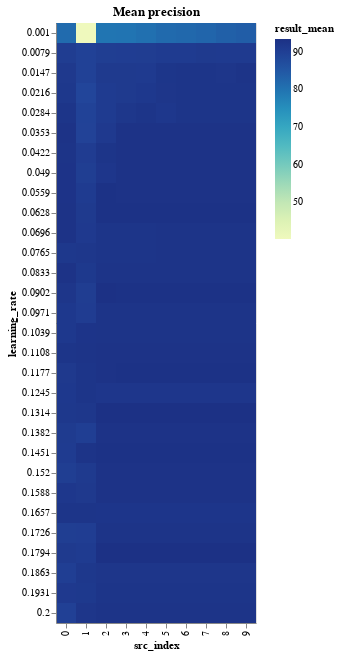

Notebook cell for this chart:
### Code cell
learning_rate_results_encoding = {
    "x": "src_index:O",
    "y": "learning_rate:O",
    "color": "result_mean:Q",
}
learning_rate_results_tooltip = [
    "result_mean",
    "result_std",
    "neurons",
    "layers",
    "epochs",
    "learning_rate",
    "src_index",
]
LEARNING_RATE_BINS = np.array_split(
    LEARNING_RATE_RANGE, LEARNING_RATE_RANGE.max() // LEARNING_RATE_BIN_SIZE + 1
)


def binified_learning_rate_heatmap(title, lr_df):
    return binified_heatmap(
        title,
        lr_df,
        "learning_rate",
        LEARNING_RATE_BINS,
        learning_rate_results_tooltip,
        **learning_rate_results_encoding
    )


binified_learning_rate_heatmap("Mean precision", learning_rate_results_df)

### Figure 1 — Vega-Lite specification as saved in the notebook (floating-point values rounded to 4 significant figures; data arrays with more than 128 entries replaced by an {"elided": "..."} marker saying what was removed)
{"config": {"view": {"continuousWidth": 400, "continuousHeight": 300}}, "hconcat": [{"mark": "rect", "encoding": {"color": {"type": "quantitative", "field": "result_mean"}, "tooltip": [{"type": "quantitative", "field": "result_mean"}, {"type": "quantitative", "field": "result_std"}, {"type": "quantitative", "field": "neurons"}, {"type": "quantitative", "field": "layers"}, {"type": "quantitative", "field": "epochs"}, {"type": "quantitative", "field": "learning_rate"}, {"type": "quantitative", "field": "src_index"}], "x": {"type": "ordinal", "field": "src_index"}, "y": {"type": "ordinal", "field": "learning_rate"}}, "selection": {"selector009": {"type": "interval", "bind": "scales", "encodings": ["x", "y"]}}, "title": "Mean precision"}], "data": {"name": "data-d7af0a784e2e1aa0ddf4361bb171391f"}, "$schema": "https://vega.github.io/schema/vega-lite/v4.8.1.json", "datasets": {"data-d7af0a784e2e1aa0ddf4361bb171391f": {"elided": "300 records"}}}
